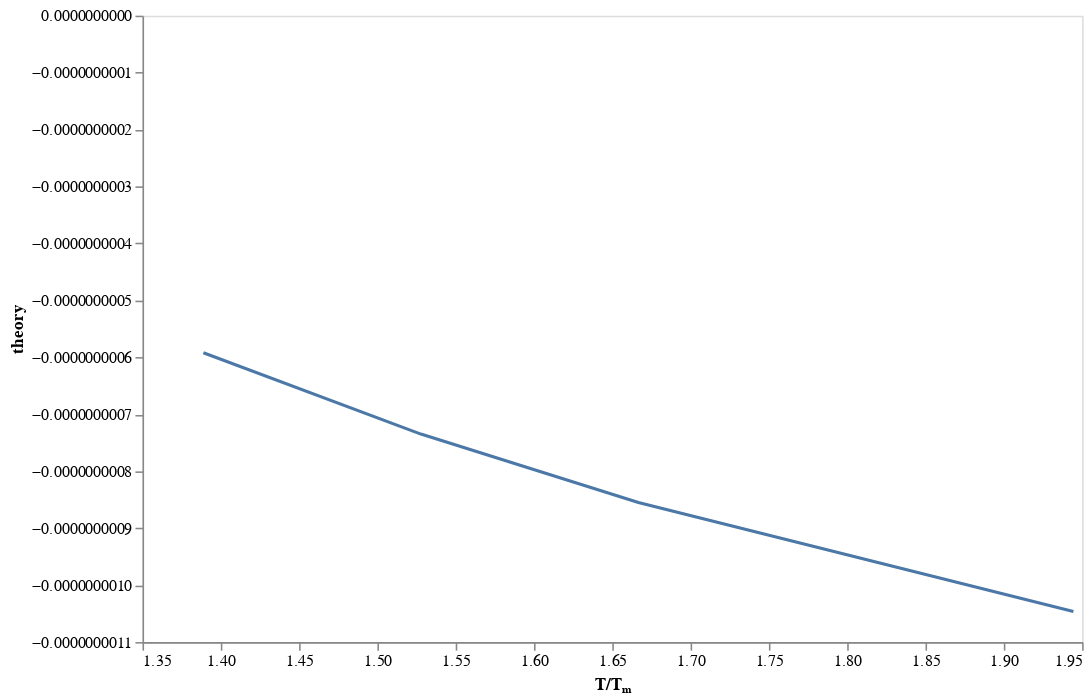

Notebook source saved alongside this figure:
### Code cell
c.mark_line().encode(y="theory")

### Figure 1 — Vega-Lite specification as saved in the notebook (floating-point values rounded to 4 significant figures)
{"$schema": "https://vega.github.io/schema/vega-lite/v3.3.0.json", "config": {"axis": {"grid": false}, "view": {"height": 400, "width": 600}}, "data": {"name": "data-0dee41eae778007b0d280b44d7a39316"}, "datasets": {"data-0dee41eae778007b0d280b44d7a39316": [{"scaling": -0.1298, "temp_norm": 1.389, "theory": -5.921e-10}, {"scaling": -0.07981, "temp_norm": 1.389, "theory": -5.921e-10}, {"scaling": -0.07459, "temp_norm": 1.389, "theory": -5.921e-10}, {"scaling": -0.1207, "temp_norm": 1.389, "theory": -5.921e-10}, {"scaling": -0.08161, "temp_norm": 1.389, "theory": -5.921e-10}, {"scaling": -0.4209, "temp_norm": 1.528, "theory": -7.348e-10}, {"scaling": -0.2436, "temp_norm": 1.528, "theory": -7.348e-10}, {"scaling": -0.383, "temp_norm": 1.528, "theory": -7.348e-10}, {"scaling": -0.371, "temp_norm": 1.528, "theory": -7.348e-10}, {"scaling": -0.4124, "temp_norm": 1.528, "theory": -7.348e-10}, {"scaling": -0.4703, "temp_norm": 1.667, "theory": -8.551e-10}, {"scaling": -0.6775, "temp_norm": 1.667, "theory": -8.551e-10}, {"scaling": -0.6097, "temp_norm": 1.667, "theory": -8.551e-10}, {"scaling": -0.7003, "temp_norm": 1.667, "theory": -8.551e-10}, {"scaling": -0.8032, "temp_norm": 1.667, "theory": -8.551e-10}, {"scaling": -1.713, "temp_norm": 1.944, "theory": -1.046e-09}, {"scaling": -1.768, "temp_norm": 1.944, "theory": -1.046e-09}, {"scaling": -1.536, "temp_norm": 1.944, "theory": -1.046e-09}, {"scaling": -2.255, "temp_norm": 1.944, "theory": -1.046e-09}, {"scaling": -2.017, "temp_norm": 1.944, "theory": -1.046e-09}]}, "encoding": {"x": {"field": "temp_norm", "scale": {"zero": false}, "title": "T/Tₘ", "type": "quantitative"}, "y": {"field": "theory", "type": "quantitative"}}, "mark": "line"}
